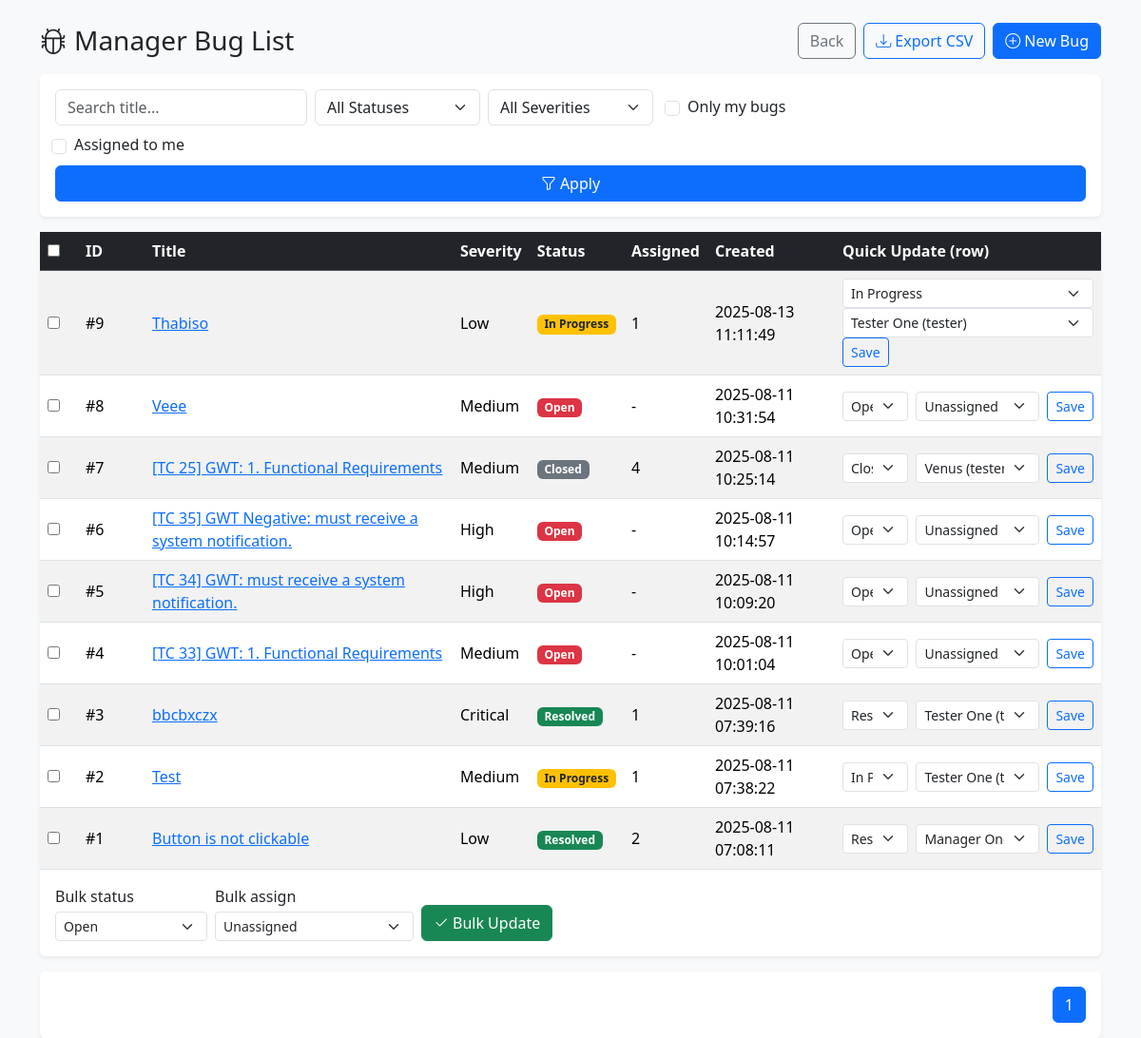
/modules/bug_tracker/view_bugs.php (signed in), run on the app's committed database.
### tables this page shows
CREATE TABLE `bugs` (
  `id` int(11) NOT NULL,
  `title` varchar(255) DEFAULT NULL,
  `description` text DEFAULT NULL,
  `severity` enum('Low','Medium','High','Critical') NOT NULL,
  `status` enum('Open','In Progress','Resolved','Closed') DEFAULT 'Open',
  `reported_by` int(11) DEFAULT NULL,
  `assigned_to` int(11) DEFAULT NULL,
  `created_at` timestamp NOT NULL DEFAULT current_timestamp()
);

CREATE TABLE `users` (
  `id` int(11) NOT NULL,
  `name` varchar(100) DEFAULT NULL,
  `email` varchar(100) DEFAULT NULL,
  `password` varchar(255) DEFAULT NULL,
  `role` enum('tester','manager','client') NOT NULL,
  `created_at` timestamp NOT NULL DEFAULT current_timestamp()
);

### modules/bug_tracker/view_bugs.php (the view, shortened to what this page needs)
<?php
require_once '../../includes/config.php';
$role = $_SESSION['role'];
$conn->query("CREATE TABLE IF NOT EXISTS bug_audit_log (
    id INT AUTO_INCREMENT PRIMARY KEY,
    bug_id INT NOT NULL,
    action VARCHAR(50) NOT NULL,
    old_status VARCHAR(50) NULL,
    new_status VARCHAR(50) NULL,
    old_assigned_to INT NULL,
    new_assigned_to INT NULL,
    changed_by INT NOT NULL,
    created_at TIMESTAMP DEFAULT CURRENT_TIMESTAMP,
    FOREIGN KEY (bug_id) REFERENCES bugs(id) ON DELETE CASCADE,
    FOREIGN KEY (changed_by) REFERENCES users(id) ON DELETE CASCADE
)");
$q = isset($_GET['q']) ? trim($_GET['q']) : '';
$only_mine = isset($_GET['only_mine']) ? (int)$_GET['only_mine'] : ($role==='tester'?1:0);
$only_assigned_me = isset($_GET['assigned_me']) ? (int)$_GET['assigned_me'] : 0;
$per_page = 10;
$page = isset($_GET['page']) ? max(1, (int)$_GET['page']) : 1;
$offset = ($page - 1) * $per_page;
$where = [];
$params = [];
$types = '';
$where_sql = count($where) ? ('WHERE ' . implode(' AND ', $where)) : '';
$count_sql = "SELECT COUNT(*) FROM bugs $where_sql";
$count_stmt = $conn->prepare($count_sql);
$count_stmt->execute();
$count_stmt->bind_result($total);
$total_pages = max(1, ceil($total / $per_page));
$list_sql = "SELECT id, title, severity, status, reported_by, assigned_to, created_at
             FROM bugs
             $where_sql
             ORDER BY created_at DESC
             LIMIT ? OFFSET ?";
$list_stmt = $conn->prepare($list_sql);
if ($types) {
    $bind_types = $types . 'ii';
    $bind_params = array_merge($params, [$per_page, $offset]);
    $list_stmt->bind_param($bind_types, ...$bind_params);
} else {
    $list_stmt->bind_param('ii', $per_page, $offset);
}
$list_stmt->execute();
$result = $list_stmt->get_result();
$assignable = $conn->query("SELECT id, name, role FROM users WHERE role IN ('tester','manager') ORDER BY role, name");
function badgeClass($status) {
    switch ($status) {
        case 'Open': return 'bg-danger';
        case 'In Progress': return 'bg-warning text-dark';
        case 'Resolved': return 'bg-success';
        case 'Closed': return 'bg-secondary';
    }
}
?>
<!DOCTYPE html>
<html>
<head>
    <link href="https://cdn.jsdelivr.net/npm/bootstrap@5.3.2/dist/css/bootstrap.min.css" rel="stylesheet">
    <link href="https://cdn.jsdelivr.net/npm/bootstrap-icons@1.10.5/font/bootstrap-icons.css" rel="stylesheet">
</head>
<body class="bg-light">
    <div class="container mt-4">
        <div class="d-flex justify-content-between align-items-center mb-3">
            <h3 class="mb-0"><i class="bi bi-bug me-2"></i><?= ucfirst($role) ?> Bug List</h3>
            <div class="d-flex gap-2">
                <a href="../../dashboard/<?= $role ?>_dashboard.php" class="btn btn-outline-secondary">Back</a>
                <?php $qs = $_GET; $qs['export']='csv'; $export_link = '?' . http_build_query($qs); ?>
                <a href="<?= $export_link ?>" class="btn btn-outline-primary"><i class="bi bi-download me-1"></i>Export CSV</a>
                <a href="report_bug.php" class="btn btn-primary"><i class="bi bi-plus-circle me-1"></i>New Bug</a>
            </div>
        </div>
        <form class="card card-body shadow-sm border-0 mb-3">
            <div class="row g-2">
                <div class="col-md-3">
                    <input type="text" name="q" value="<?= htmlspecialchars($q) ?>" class="form-control" placeholder="Search title...">
                </div>
                <div class="col-md-2">
                    <select name="status" class="form-select">
                        <option value="">All Statuses</option>
                    </select>
                </div>
                <div class="col-md-2">
                    <select name="severity" class="form-select">
                        <option value="">All Severities</option>
                    </select>
                </div>
                <div class="col-md-2 form-check d-flex align-items-center ms-2">
                    <input class="form-check-input me-2" type="checkbox" id="onlyMine" name="only_mine" value="1" <?= $only_mine? 'checked':'' ?>>
                    <label for="onlyMine" class="form-check-label">Only my bugs</label>
                </div>
                <div class="col-md-3 form-check d-flex align-items-center">
                    <input class="form-check-input me-2" type="checkbox" id="assignedMe" name="assigned_me" value="1" <?= $only_assigned_me? 'checked':'' ?>>
                    <label for="assignedMe" class="form-check-label">Assigned to me</label>
                </div>
                <div class="col-12 col-md-12 d-grid mt-2">
                    <button class="btn btn-primary"><i class="bi bi-funnel me-1"></i>Apply</button>
                </div>
            </div>
        </form>
        <form method="POST" onsubmit="return confirm('Are you sure?');">
            <div class="card border-0 shadow-sm">
                <div class="table-responsive">
                    <table class="table table-striped align-middle mb-0">
                        <thead class="table-dark">
                            <tr>
                                <th style="width:40px;"><input type="checkbox" onclick="document.querySelectorAll('input[name=\'ids[]\']').forEach(cb=>cb.checked=this.checked);"></th>
                                <th style="width:70px;">ID</th>
                                <th>Title</th>
                                <th>Severity</th>
                                <th>Status</th>
                                <th>Assigned</th>
                                <th>Created</th>
                                <th style="width:280px;">Quick Update (row)</th>
                            </tr>
                        </thead>
                        <tbody>
                            <?php if ($result->num_rows === 0): ?>
                                <tr><td colspan="8" class="text-center text-muted py-4">No bugs found.</td></tr>
                            <?php else: ?>
                                <?php while ($row = $result->fetch_assoc()): ?>
                                    <tr>
                                        <td><input type="checkbox" name="ids[]" value="<?= $row['id'] ?>"></td>
                                        <td>#<?= $row['id'] ?></td>
                                        <td><a href="bug_detail.php?id=<?= $row['id'] ?>"><?= htmlspecialchars($row['title']) ?></a></td>
                                        <td><?= $row['severity'] ?></td>
                                        <td><span class="badge <?= badgeClass($row['status']) ?>"><?= $row['status'] ?></span></td>
                                        <td><?= $row['assigned_to'] ?: '-' ?></td>
                                        <td><?= $row['created_at'] ?></td>
                                        <td>
                                            <form method="POST" class="d-flex gap-2">
                                                <select name="status" class="form-select form-select-sm" required>
                                                    <?php foreach (['Open','In Progress','Resolved','Closed'] as $s): ?>
                                                        <option value="<?= $s ?>" <?= $row['status']===$s?'selected':'' ?>><?= $s ?></option>
                                                    <?php endforeach; ?>
                                                </select>
                                                <select name="assigned_to" class="form-select form-select-sm" style="min-width:130px;">
                                                    <option value="">Unassigned</option>
                                                    <?php
                                                    mysqli_data_seek($assignable, 0);
                                                    if ($assignable && $assignable->num_rows>0): while ($u = $assignable->fetch_assoc()): ?>
                                                        <option value="<?= $u['id'] ?>" <?= ($row['assigned_to'] == $u['id']) ? 'selected':'' ?>>
                                                            <?= htmlspecialchars($u['name']) ?> (<?= $u['role'] ?>)
                                                        </option>
                                                    <?php endwhile; endif; ?>
                                                </select>
                                                <button class="btn btn-sm btn-outline-primary" type="submit">Save</button>
                                            </form>
                                        </td>
                                    </tr>
                                <?php endwhile; ?>
                            <?php endif; ?>
                        </tbody>
                    </table>
                </div>
                <div class="card-body d-flex flex-wrap gap-2 align-items-end">
                    <div>
                        <label class="form-label mb-1">Bulk status</label>
                        <select name="bulk_status" class="form-select form-select-sm" style="min-width:160px;">
                            <?php foreach (['Open','In Progress','Resolved','Closed'] as $s): ?>
                                <option value="<?= $s ?>"><?= $s ?></option>
                            <?php endforeach; ?>
                        </select>
                    </div>
                    <div>
                        <label class="form-label mb-1">Bulk assign</label>
                        <select name="bulk_assigned_to" class="form-select form-select-sm" style="min-width:200px;">
                            <option value="">Unassigned</option>
                        </select>
                    </div>
                    <button class="btn btn-success" name="bulk_update" value="1" type="submit"><i class="bi bi-check2 me-1"></i>Bulk Update</button>
                </div>
            </div>
        </form>
        <div class="card border-0 shadow-sm mt-3">
            <div class="card-body">
                <nav>
                    <ul class="pagination justify-content-end mb-0">
                        <?php
                        $qs = $_GET;
                        for ($p = 1; $p <= $total_pages; $p++):
                            $qs['page'] = $p;
                            $link = '?' . http_build_query($qs);
                        ?>
                            <li class="page-item <?= $p==$page?'active':'' ?>">
                                <a class="page-link" href="<?= $link ?>"><?= $p ?></a>
                            </li>
                        <?php endfor; ?>
                    </ul>
                </nav>
            </div>
        </div>
    </div>
</body>
</html>

### data on the page
bugs: id "9", title "Thabiso", severity "Low", status "In Progress", assigned_to "1", created_at "2025-08-13 11:11:49", assigned_to "Tester One (tester)"
bugs: id "8", title "Veee", severity "Medium", status "Open", assigned_to "-", created_at "2025-08-11 10:31:54"
bugs: id "7", title "[TC 25] GWT: 1. Functional Requirements", severity "Medium", status "Closed", assigned_to "4", created_at "2025-08-11 10:25:14", assigned_to "Venus (tester)"
bugs: id "6", title "[TC 35] GWT Negative: must receive a system notification.", severity "High", status "Open", assigned_to "-", created_at "2025-08-11 10:14:57"
bugs: id "5", title "[TC 34] GWT: must receive a system notification.", severity "High", status "Open", assigned_to "-", created_at "2025-08-11 10:09:20"
bugs: id "4", title "[TC 33] GWT: 1. Functional Requirements", severity "Medium", status "Open", assigned_to "-", created_at "2025-08-11 10:01:04"
bugs: id "3", title "bbcbxczx", severity "Critical", status "Resolved", assigned_to "1", created_at "2025-08-11 07:39:16", assigned_to "Tester One (tester)"
bugs: id "2", title "Test", severity "Medium", status "In Progress", assigned_to "1", created_at "2025-08-11 07:38:22", assigned_to "Tester One (tester)"
bugs: id "1", title "Button is not clickable", severity "Low", status "Resolved", assigned_to "2", created_at "2025-08-11 07:08:11", assigned_to "Manager One (manager)"

### other printed values
$role "Manager"
form field bulk_status "Open"
